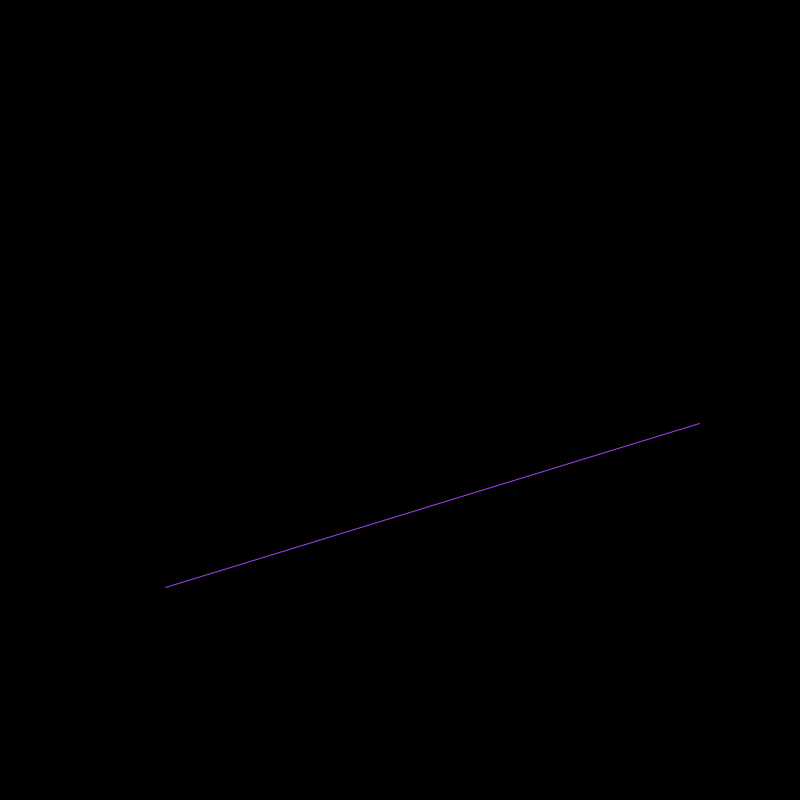
Frame 1 (no input)
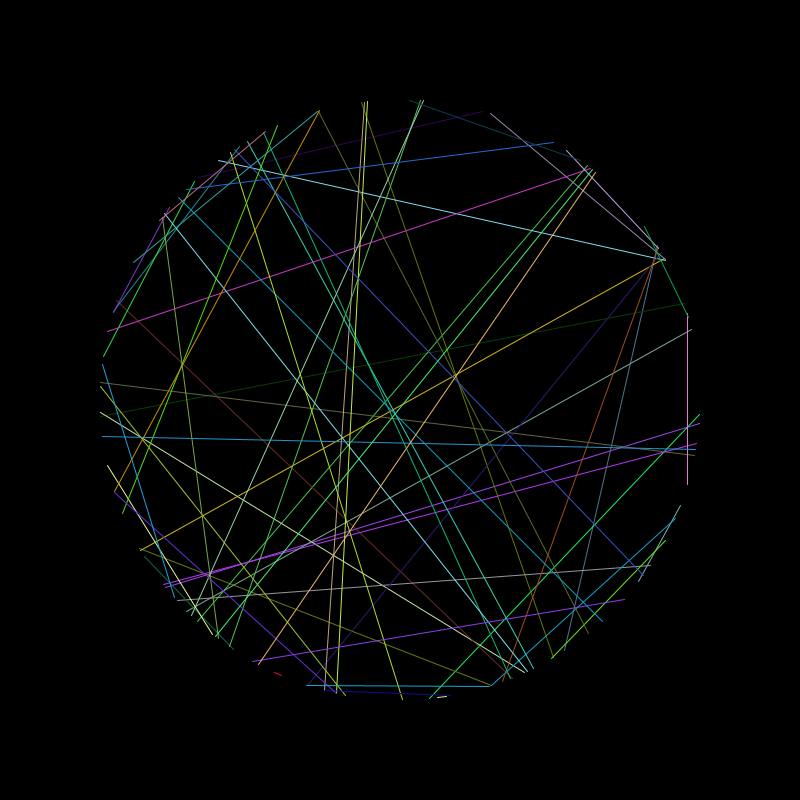
Frame 60 (the mouse pressed at the canvas centre just before this capture)
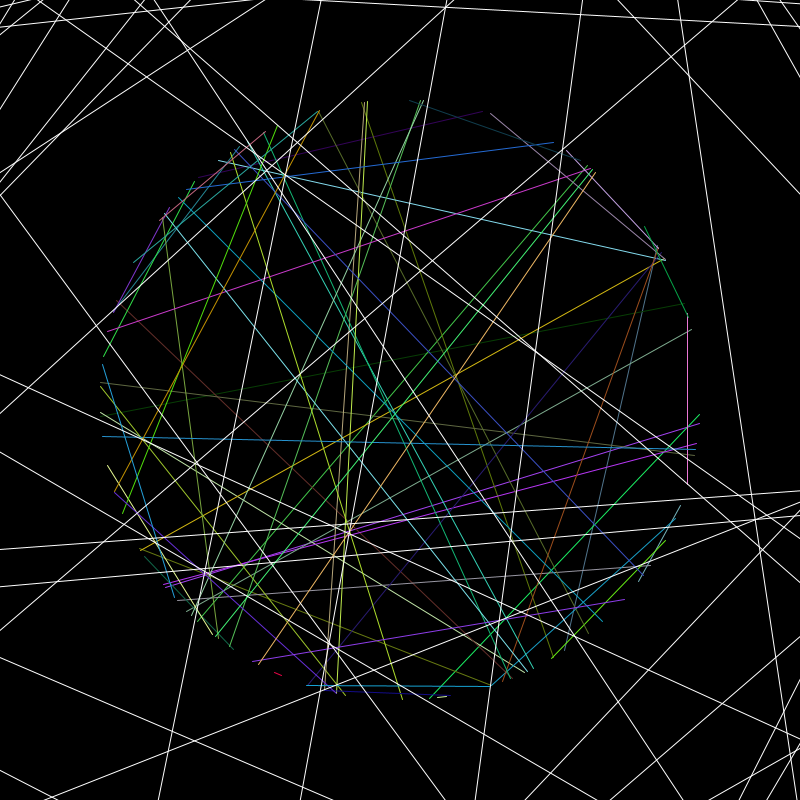
Frame 120 (the mouse held since frame 60 and released just before this capture)

The Processing sketch that drew these frames (run headless with seeded random() and noise(); from frame 60 on, the mouse is pressed at the canvas centre):

// Processing sketch: processing_69696
// ── processing_69696.pde

int rad = 300; //set the size of the ball of yarn.

void setup() {
  size(800, 800);
  background(0); //keep the background in the setup since we want
  //the old lines to stay on screen.
}

void draw() {
  translate(width/2, height/2); //move the coordinate system origin to center-screen
  //(less positional calculation required).
  
  //let's have fun.

  if (mousePressed){ //add a touch of interaction.
    rad = 600; //draw yarn to a larger scale when mouse is pressed.
    stroke(255); //make yarn white.
  }
  else{
    rad = 300; //restore radius to its original value.
    stroke(random(255), random(255), random(255)); //give each string a different random color.
  }
  
  //fun is done.

  if (frameCount <= 720) { //keep the yarn ball from becoming too dense since a new
    //string is drawn each frame. there will be only 720 strings.
    float angle1 = random(PI * 2); //this will be a random point on the circumfrence each frame.
    float angle2 = random(PI * 2); //this will be a different random point on the circumfrence each frame.
    float x = sin(angle1) * rad; //sin and cosine of any angle never equal more than -1 or 1, so we
    //multiply by variable 'rad' to make everything bigger.
    float y = cos(angle1) * rad;
    float x2 = sin(angle2) * rad;
    float y2 = cos(angle2) * rad;
    line(x, y, x2, y2); //draw a line each frame with end points determined by the sin and cos
    //values of the angles at that frame.
  }
}
